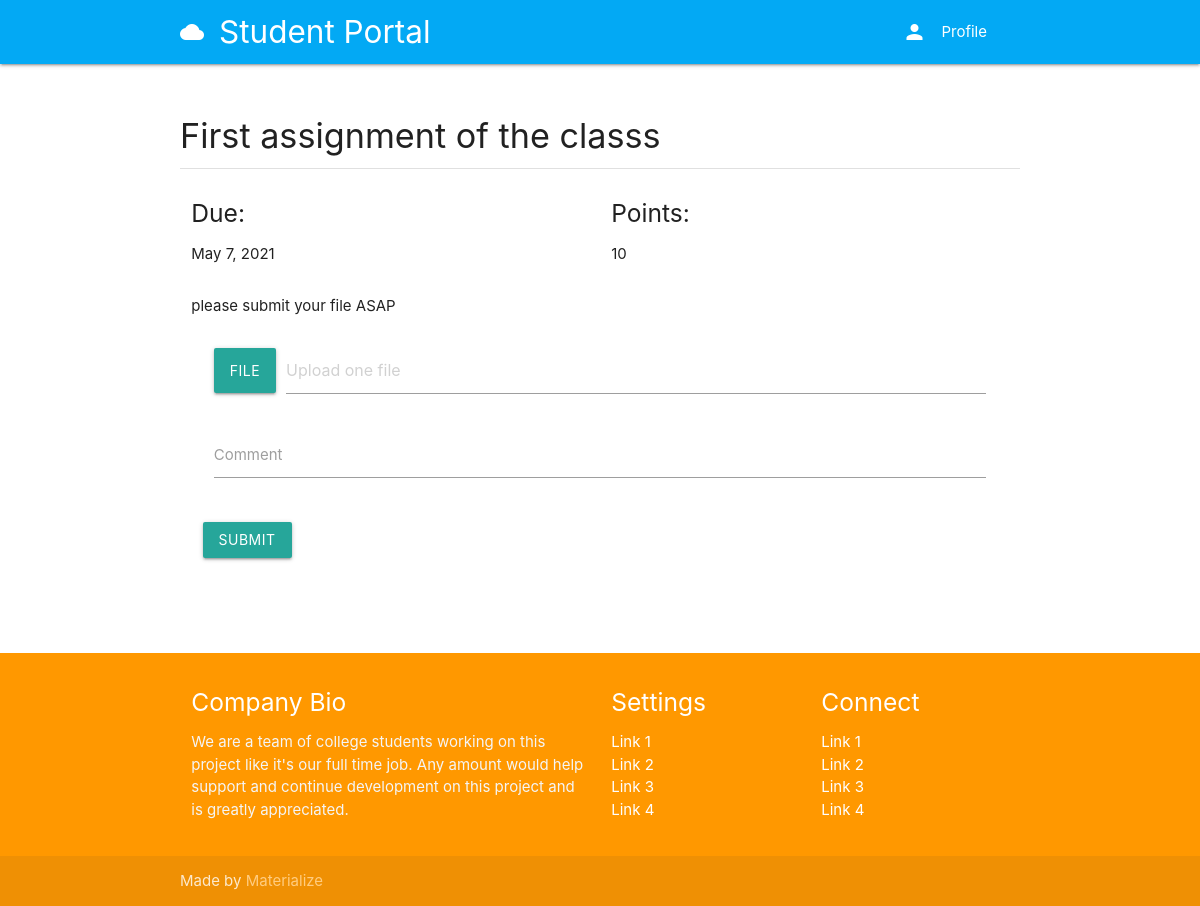
The app's page /course/fc336498-2d0a-4e61-ae8b-1f57174ee38d/modules/1/assignment/2/start with its own data.
### assignment/models.py (models this page shows, shortened)
class Assignment(models.Model):
	title = models.CharField(max_length=150)
	content = RichTextField()
	points = models.PositiveIntegerField()
	due = models.DateField()
	files = models.ManyToManyField(AssignmentFileContent)
	user = models.ForeignKey(User, on_delete=models.CASCADE)

### assignment/views.py (the view)
# urls.py: path('<course_id>/modules/<module_id>/assignment/<assignment_id>/start', NewSubmission, name='start-assignment'),
def NewSubmission(request, course_id, module_id, assignment_id):
	user = request.user
	assignment = get_object_or_404(Assignment, id=assignment_id)
	course = get_object_or_404(Course, id=course_id)
	if request.method == 'POST':
		form = NewSubmissionForm(request.POST, request.FILES)
		if form.is_valid():
			file = request.FILES.get('file')
			comment = form.cleaned_data.get('comment')
			s = Submission.objects.create(file=file, comment=comment, user=user, assignment=assignment)
			Grade.objects.create(course=course, submission=s)
			Completion.objects.create(user=user, course=course, assignment=assignment)
			return redirect('modules', course_id=course_id)
	else:
		form = NewSubmissionForm()
	context = {
		'form': form,
		'assignment': assignment,
	}
	return render(request, 'assignment/submitassignment.html', context)

### assignment/forms.py
class NewSubmissionForm(forms.ModelForm):
	file = forms.FileField(widget=forms.ClearableFileInput(attrs={'multiple': False}), required=True)
	comment = forms.CharField(widget=forms.TextInput(attrs={'class': 'validate'}), required=True)
	class Meta:
		model = Submission
		fields = ('file', 'comment')

### authy/views.py (called while the page is built)
def SideNavInfo(request):
	user = request.user
	nav_profile = None
	if user.is_authenticated:
		nav_profile = Profile.objects.get(user=user)
	return {'nav_profile': nav_profile}

### direct/views.py (called while the page is built)
def CheckDirects(request):
    directs_count = 0
    if request.user.is_authenticated:
        directs_count = Message.objects.filter(user=request.user, is_read=False).count()
    return {'directs_count': directs_count}

### student_portal/templates/assignment/submitassignment.html (shortened to what this page needs)
{% extends 'base.html' %}
{% load static %}
{% block content %}
<div class="section">
	<h4>{{ assignment.title }}</h4>
	<div class="divider"></div>
</div>
<div class="row">
<div class="col s6">
  <h5>Due:</h5>
  <p>{{ assignment.due }}</p>
</div>
<div class="col s6">
  <h5>Points:</h5>
  <p>{{ assignment.points }}</p>
</div>
<div class="col s12">
  {{ assignment.content | safe }}
</div>
<div class="col s12">
  <form method="post" action="" enctype="multipart/form-data" role="form" class="col s12">
        <div class="file-field input-field col s12">
          <div class="btn">
            <span>File</span>
          </div>
          <div class="file-path-wrapper">
            <input class="file-path validate" type="text" placeholder="Upload one file">
          </div>
        </div>
          <div class="input-field col s12">
            {{ form.comment }}
            <label for="Comment">Comment</label>
          </div>
      <div class="row">
        <div class="col s12">
        </div>
      </div>
      <div class="field">
      <p class="control">
        <button type="submit" value="login" class="btn waves-effect waves-light">
          Submit
        </button>
      </p>
    </div>
  </form>
</div>
</div>
{% endblock %}

### records on screen
Assignment: title "First assignment of the classs", due "May 7, 2021", points "10", content "please submit your file ASAP"
